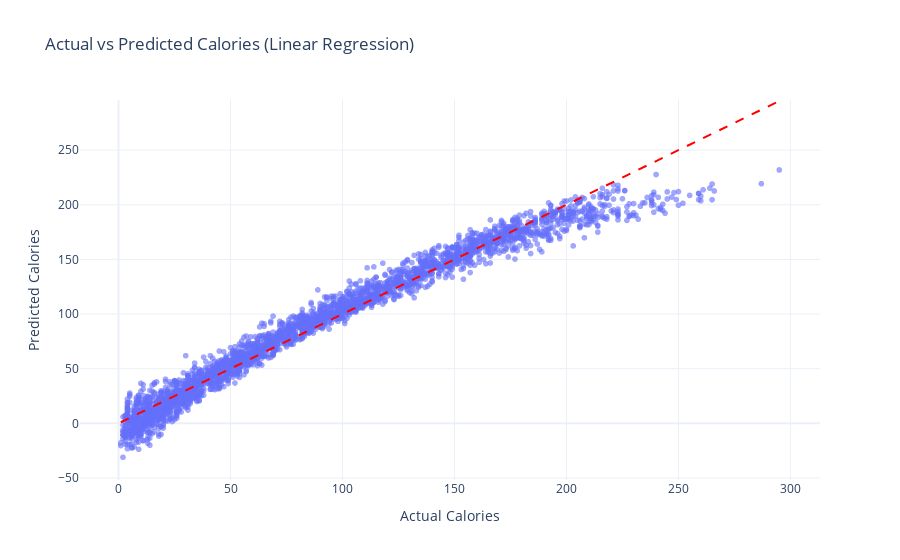

Notebook cell for this chart:
### Code cell
# Create a DataFrame for easy plotting
results_df = pd.DataFrame({
    'Actual Calories': y_test,
    'Predicted Calories': lr_predict
})

# Plot with Plotly Express
fig = plt.scatter(
    results_df,
    x='Actual Calories',
    y='Predicted Calories',
    title='Actual vs Predicted Calories (Linear Regression)',
    opacity=0.6
)

# Add ideal prediction line
fig.add_shape(
    type='line',
    x0=results_df['Actual Calories'].min(),
    y0=results_df['Actual Calories'].min(),
    x1=results_df['Actual Calories'].max(),
    y1=results_df['Actual Calories'].max(),
    line=dict(color='red', dash='dash'),
    name='Ideal Line'
)

fig.update_layout(template='plotly_white')
fig.show()

### Figure 1 — Plotly figure (JSON) as saved in the notebook; plotly's stock layout.template omitted (floating-point values rounded to 4 significant figures; data arrays with more than 128 entries replaced by an {"elided": "..."} marker saying what was removed)
{"data": [{"hovertemplate": "Actual Calories=%{x}<br>Predicted Calories=%{y}<extra></extra>", "legendgroup": "", "marker": {"color": "#636efa", "opacity": 0.6, "symbol": "circle"}, "mode": "markers", "name": "", "showlegend": false, "type": "scattergl", "x": {"elided": "3000 float values"}, "xaxis": "x", "y": {"elided": "3000 float values"}, "yaxis": "y"}], "layout": {"legend": {"tracegroupgap": 0}, "shapes": [{"line": {"color": "red", "dash": "dash"}, "name": "Ideal Line", "type": "line", "x0": 1, "x1": 295, "y0": 1, "y1": 295}], "title": {"text": "Actual vs Predicted Calories (Linear Regression)"}, "xaxis": {"anchor": "y", "domain": [0, 1], "title": {"text": "Actual Calories"}}, "yaxis": {"anchor": "x", "domain": [0, 1], "title": {"text": "Predicted Calories"}}}}
